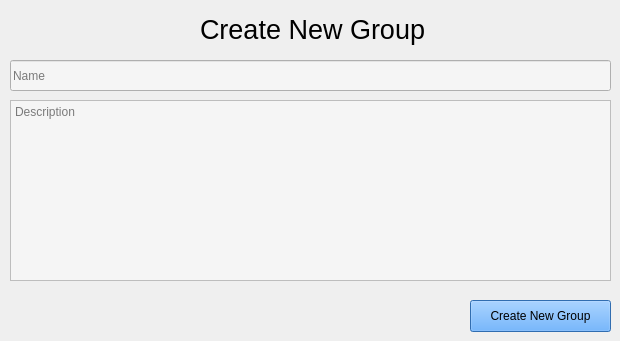
    <widget class="QWidget" name="CreateGroup">
     <widget class="QLineEdit" name="g_titleBox">
      <property name="geometry">
       <rect>
        <x>10</x>
        <y>60</y>
        <width>601</width>
        <height>31</height>
       </rect>
      </property>
      <property name="styleSheet">
       <string notr="true">background: rgb(245, 245, 245);</string>
      </property>
      <property name="frame">
       <bool>true</bool>
      </property>
      <property name="placeholderText">
       <string>Name</string>
      </property>
     </widget>
     <widget class="QLabel" name="label_9">
      <property name="geometry">
       <rect>
        <x>200</x>
        <y>9</y>
        <width>231</width>
        <height>41</height>
       </rect>
      </property>
      <property name="font">
       <font>
        <pointsize>20</pointsize>
        <bold>false</bold>
        <stylestrategy>PreferAntialias</stylestrategy>
        <kerning>true</kerning>
       </font>
      </property>
      <property name="text">
       <string>Create New Group</string>
      </property>
     </widget>
     <widget class="QPlainTextEdit" name="g_description">
      <property name="geometry">
       <rect>
        <x>10</x>
        <y>100</y>
        <width>601</width>
        <height>181</height>
       </rect>
      </property>
      <property name="styleSheet">
       <string notr="true">background: rgb(245, 245, 245);</string>
      </property>
      <property name="placeholderText">
       <string>Description</string>
      </property>
     </widget>
     <widget class="QPushButton" name="g_publish">
      <property name="geometry">
       <rect>
        <x>470</x>
        <y>300</y>
        <width>141</width>
        <height>32</height>
       </rect>
      </property>
      <property name="styleSheet">
       <string notr="true">background: rgb(68, 153, 247);</string>
      </property>
      <property name="text">
       <string>Create New Group</string>
      </property>
     </widget>
    </widget>
